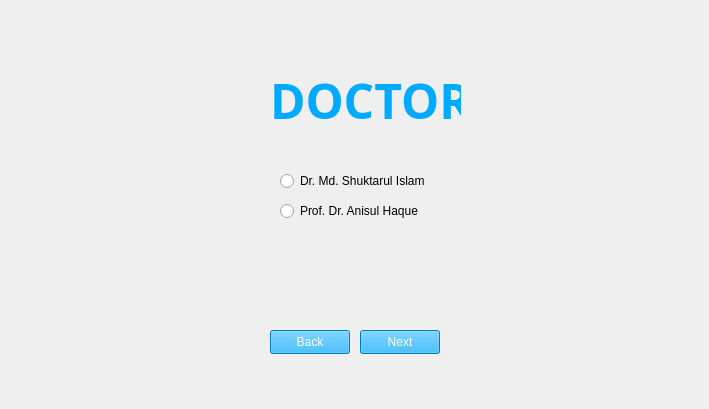
    <widget class="QWidget" name="doctor_2">
     <widget class="QLabel" name="img_20">
      <property name="geometry">
       <rect>
        <x>0</x>
        <y>0</y>
        <width>700</width>
        <height>400</height>
       </rect>
      </property>
      <property name="text">
       <string/>
      </property>
      <property name="pixmap">
       <pixmap>../Resourses/img2.jpg</pixmap>
      </property>
      <property name="scaledContents">
       <bool>true</bool>
      </property>
     </widget>
     <widget class="QRadioButton" name="doc">
      <property name="geometry">
       <rect>
        <x>280</x>
        <y>170</y>
        <width>201</width>
        <height>22</height>
       </rect>
      </property>
      <property name="text">
       <string>Dr. Md. Shuktarul Islam</string>
      </property>
     </widget>
     <widget class="QRadioButton" name="doc_7">
      <property name="geometry">
       <rect>
        <x>280</x>
        <y>200</y>
        <width>161</width>
        <height>22</height>
       </rect>
      </property>
      <property name="text">
       <string>Prof. Dr. Anisul Haque</string>
      </property>
     </widget>
     <widget class="QLabel" name="text_14">
      <property name="geometry">
       <rect>
        <x>270</x>
        <y>60</y>
        <width>191</width>
        <height>81</height>
       </rect>
      </property>
      <property name="font">
       <font>
        <family>Bahnschrift SemiBold</family>
        <pointsize>36</pointsize>
        <bold>true</bold>
       </font>
      </property>
      <property name="focusPolicy">
       <enum>Qt::NoFocus</enum>
      </property>
      <property name="acceptDrops">
       <bool>false</bool>
      </property>
      <property name="autoFillBackground">
       <bool>false</bool>
      </property>
      <property name="styleSheet">
       <string notr="true">color: rgb(41, 48, 48);
color: rgb(0, 170, 255);</string>
      </property>
      <property name="text">
       <string>DOCTOR</string>
      </property>
      <property name="textFormat">
       <enum>Qt::AutoText</enum>
      </property>
      <property name="scaledContents">
       <bool>false</bool>
      </property>
     </widget>
     <widget class="QPushButton" name="next_3">
      <property name="geometry">
       <rect>
        <x>360</x>
        <y>330</y>
        <width>80</width>
        <height>24</height>
       </rect>
      </property>
      <property name="styleSheet">
       <string notr="true">color: rgb(255, 255, 255);
background-color: rgb(0, 170, 255);</string>
      </property>
      <property name="text">
       <string>Next</string>
      </property>
     </widget>
     <widget class="QPushButton" name="back_8">
      <property name="geometry">
       <rect>
        <x>270</x>
        <y>330</y>
        <width>80</width>
        <height>24</height>
       </rect>
      </property>
      <property name="styleSheet">
       <string notr="true">color: rgb(255, 255, 255);
background-color: rgb(0, 170, 255);</string>
      </property>
      <property name="text">
       <string>Back</string>
      </property>
     </widget>
    </widget>
